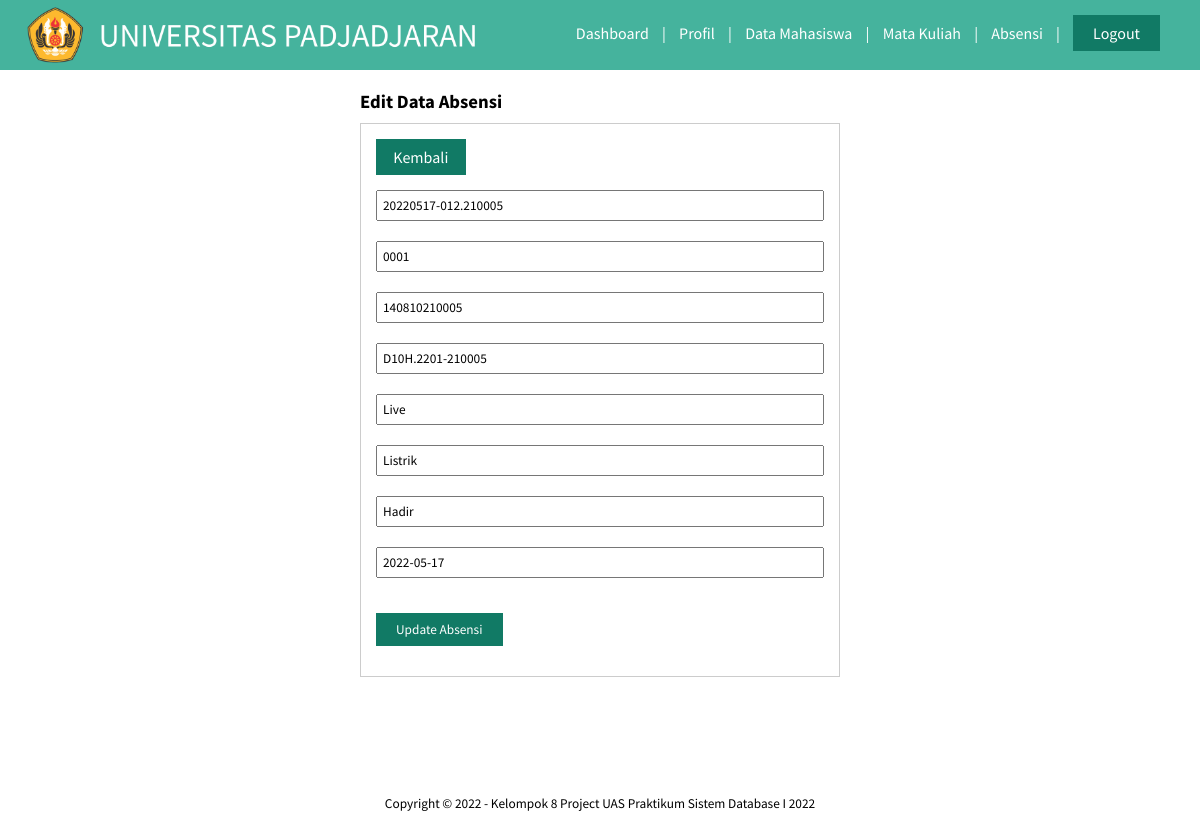
Screenshot of /edit_absensi.php?id=20220517-012.210005 (signed in) with the database file from the repository.
### tables this page shows
CREATE TABLE `absensi` (
  `id_absensi` varchar(25) NOT NULL,
  `nip_dosen` varchar(25) NOT NULL,
  `npm_mhs` varchar(15) NOT NULL,
  `kode_matkul` varchar(20) NOT NULL,
  `media_bljr` varchar(255) NOT NULL,
  `materi_bljr` varchar(255) NOT NULL,
  `status_absensi` varchar(12) NOT NULL,
  `tgl_absensi` date NOT NULL,
  `jam_mulai` datetime NOT NULL,
  `jam_selesai` datetime NOT NULL
);

### edit_absensi.php (the view, shortened to what this page needs)
<?php
include 'index.php';
$absensi = mysqli_query($koneksi, "SELECT * from absensi where id_absensi = '" . $_GET['id'] . "'");
$abs = mysqli_fetch_object($absensi);
?>
<!DOCTYPE html>
<html lang="en">
<head>
    <link rel="stylesheet" type="text/css" href="css/style_update.css">
</head>
<body>
    <header>
        <div class="container">
            <h1><a href="dashboard.php"><img src="img/logo_unpad.png" alt="Logo Unpad" class="img-fluid""></a></h1>
            <ul>
            <li><a href=" dashboard.php">Dashboard</a></li>
                <li><a>|</a></li>
                <li><a href="profil.php">Profil</a></li>
                <li><a>|</a></li>
                <li><a href="data_mhs.php">Data Mahasiswa</a></li>
                <li><a>|</a></li>
                <li><a href="data_matkul.php">Mata Kuliah</a></li>
                <li><a>|</a></li>
                <li><a href="data_absensi.php">Absensi</a></li>
                <li><a>|</a></li>
                <li><a href="logout.php">
                        <div class="btn">Logout</div>
                    </a></li>
                </ul>
        </div>
    </header>
    <div class="section">
        <div class="container2">
            <h3>Edit Data Absensi</h3>
            <div class="box">
                <form action="" method="POST">
                    <p>
                    <div class="btn3"><a href="data_absensi.php">Kembali</a></div>
                    </p>
                    <input type="text" name="id" placeholder="ID Absensi" class="input-control" value="<?php echo $abs->id_absensi ?>" readonly>
                    <input type="text" name="nip_dosen" placeholder="NIP Dosen" class="input-control" value="<?php echo $abs->nip_dosen ?>" readonly>
                    <input type="text" name="npm_dosen" placeholder="NPM Mahasiswa" class="input-control" value="<?php echo $abs->npm_mhs ?>" readonly>
                    <input type="text" name="kode_matkul" placeholder="Kode Matkul" class="input-control" value="<?php echo $abs->kode_matkul ?>" readonly>
                    <input type="text" name="media_belajar" placeholder="Media Belajar" class="input-control" value="<?php echo $abs->media_bljr ?>" required>
                    <input type="text" name="materi_belajar" placeholder="Materi Belajar" class="input-control" value="<?php echo $abs->materi_bljr ?>" required>
                    <input type="text" name="status_absensi" placeholder="Status Absensi" class="input-control" value="<?php echo $abs->status_absensi ?>" required>
                    <input type="text" name="tgl_absensi" placeholder="Tanggal Absensi (YYYY-MM-DD)" class="input-control" value="<?php echo $abs->tgl_absensi ?>" required>
                    <input type="submit" name="update_absensi" value="Update Absensi" class="btn">
                </form>
            </div>
        </div>
    </div>
    <footer>
        <small>Copyright &copy; 2022 - Kelompok 8 Project UAS Praktikum Sistem Database I 2022</small>
    </footer>
</body>
</html>

### css/style_update.css (style rules this page uses)
* { padding: 0; margin: 0; font-family: 'Source Sans Pro', sans-serif; color: inherit; text-decoration: none; justify-content: center; }
body { background-color: #FFFFFF; }
header h1 { float: left; padding: 5px; }
header { background-color: #45B39D; color: #FFFFFF; }
header ul { float: right; }
header ul li { display: inline-block; }
header ul li a { display: inline-block; padding: 0 0 0 10px; }
footer { padding: 70px 0 5px 0; text-align: center; }
.container img { width: 450px; height: 60px; margin: 0 0 0 0; float: left; }
.container { width: 95%; margin:0 10px 0 20px; }
.container:after { content: ''; display: block; clear: both; }
.container2 { width: 40%; margin: 0 auto; }
.input-control { width: 100%; padding: 5px; margin-bottom: 20px; box-sizing: border-box; }
.box { background-color: #FFFFFF; border: 1px solid #CCCCCC; padding: 15px; box-sizing: border-box; margin: 10px 0 25px 0; justify-items: center; }
.section { padding: 20px 0; }
.btn { padding: 8px 20px; background-color: #117A65; color:#FFFFFF; margin: 15px 0px; border:none; cursor:pointer; }
.btn3 { padding: 8px; background-color: #117A65; color:#FFFFFF; margin: 0; border:none; cursor:pointer; text-align: center; margin-bottom: 15px; margin-right: 80%; }

### rows the page displays
absensi: id "20220517-012.210005", nip_dosen "0001", npm_dosen "140810210005", kode_matkul "D10H.2201-210005", media_belajar "Live", materi_belajar "Listrik", status_absensi "Hadir", tgl_absensi "2022-05-17"
